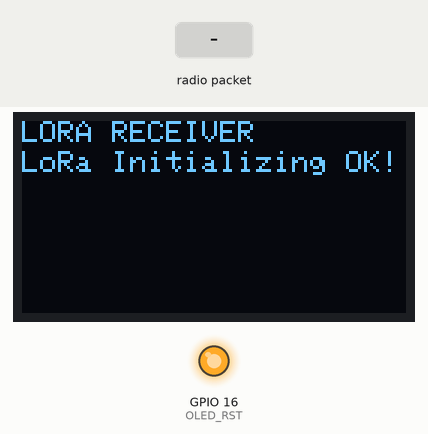
The sketch below on a simulated ESP32. On the bench: 128×64 one-colour display, output pins drawn as LEDs (lit = HIGH). The inputs (shaded band) are chosen by the test bench. No radio packets arrive unless stated; what the sketch prints to the serial monitor is not drawn.

Above: at 1.3 s.
1.4 s: radio packet "1" arrives
At 2.9 s:
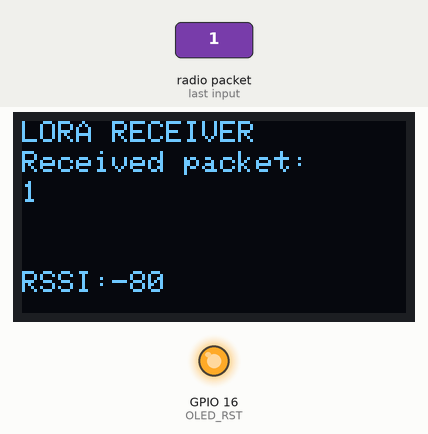
3.9 s: radio packet "0" arrives
At 6.0 s:
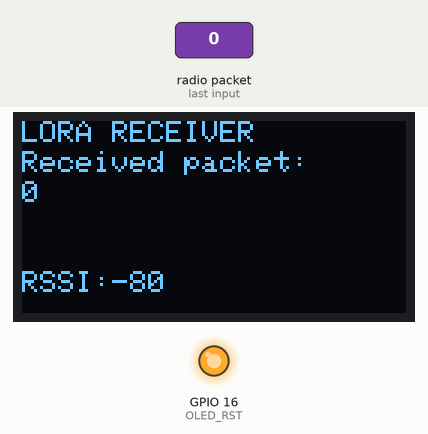
6.4 s: radio packet "2" arrives
Timing chart, 0 to 9.4 s (numbered marks = the images above; inputs shaded):
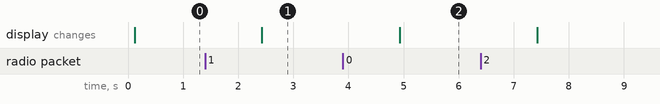

The sketch:

esp32_lora_example.ino
```cpp
/*********
  Rui Santos
  Complete project details at https://RandomNerdTutorials.com/ttgo-lora32-sx1276-arduino-ide/
*********/

//Libraries for LoRa
#include <SPI.h>
#include <LoRa.h>

//Libraries for OLED Display
#include <Wire.h>
#include <Adafruit_SSD1306.h>
#include "Adafruit_SHT31.h"

//define the pins used by the LoRa transceiver module
#define SCK 5
#define MISO 19
#define MOSI 27
#define SS 18
#define RST 14
#define DIO0 26

//433E6 for Asia
//866E6 for Europe
//915E6 for North America
#define BAND 866E6

//OLED pins
#define OLED_SDA 4
#define OLED_SCL 15
#define OLED_RST 16
#define SCREEN_WIDTH 128 // OLED display width, in pixels
#define SCREEN_HEIGHT 64 // OLED display height, in pixels

// SHT31:
// SCL = 15, SDA = 4; same as with the OLED
// Default I2C address: 0x44

//packet counter
int counter = 0;

Adafruit_SSD1306 display(SCREEN_WIDTH, SCREEN_HEIGHT, &Wire, OLED_RST);
Adafruit_SHT31 sht31 = Adafruit_SHT31();
String LoRaData;

#define LORA_SENDER 0
#define LORA_RECEIVER 1

#if (1 == LORA_SENDER) && (1 == LORA_RECEIVER)
#error board can't be both a sender and receiver
#endif

#if (LORA_SENDER)
void setup() {
    //initialize Serial Monitor
    Serial.begin(115200);
    Serial.println("LoRa Sender Test");

    //reset OLED display via software
    pinMode(OLED_RST, OUTPUT);
    digitalWrite(OLED_RST, LOW);
    delay(20);
    digitalWrite(OLED_RST, HIGH);

    //initialize OLED
    Wire.begin(OLED_SDA, OLED_SCL);
    if (!display.begin(SSD1306_SWITCHCAPVCC, 0x3c, false, false)) { // Address 0x3C for 128x32
        Serial.println(F("SSD1306 allocation failed"));
        for(;;); // Don't proceed, loop forever
    }

    display.clearDisplay();
    display.setTextColor(WHITE);
    display.setTextSize(1);
    display.setCursor(0,0);
    display.print("LORA SENDER ");
    display.display();

    //SPI LoRa pins
    SPI.begin(SCK, MISO, MOSI, SS);
    //setup LoRa transceiver module
    LoRa.setPins(SS, RST, DIO0);

    if (!LoRa.begin(BAND)) {
        Serial.println("Starting LoRa failed!");
        while (1);
    }
    Serial.println("LoRa Initializing OK!");
    display.setCursor(0,10);
    display.print("LoRa Initializing OK!");
    display.display();

    // Initialize SHT31 (SCL=21, SDA=22)
    if (! sht31.begin(0x44)) {
        Serial.println("Couldn't find SHT31");
        while(1);
    }
    else {
        Serial.println("Found SHT31");
    }

    delay(2000);
}

void loop() {
    // Get measurement
    float t = sht31.readTemperature();
    float h = sht31.readHumidity();
    // Output measurement to OLED
    Serial.print("Temp *C = "); Serial.println(t);
    Serial.print("Hum. % = "); Serial.println(h);
    display.setCursor(0, 20);
    display.printf("temperature: %.2f *C", t);
    display.setCursor(0, 30);
    display.printf("humidity: %.2f %%", h);
    display.setCursor(0, 40);
    display.print("hello there!");
    display.display();

    delay(1000);
    Serial.print("Sending packet: ");
    Serial.println(counter);

    // Send LoRa packet to receiver
    LoRa.beginPacket();
    LoRa.print("hello ");
    LoRa.println(counter);
    LoRa.printf("t=%.2f\n", t);
    LoRa.printf("h=%.2f\n", h);
    LoRa.endPacket();

    display.clearDisplay();
    display.setCursor(0,0);
    display.println("LORA SENDER");
    display.setCursor(0,20);
    display.setTextSize(1);
    display.print("LoRa packet sent.");
    display.setCursor(0,30);
    display.print("Counter:");
    display.setCursor(50,30);
    display.print(counter);
    display.display();

    counter++;

    delay(10000);
}
#elif (LORA_RECEIVER)
void setup() {
    Serial.begin(115200);
    Serial.println("LoRa Receiver Test");

    // Reset OLED display via software
    pinMode(OLED_RST, OUTPUT);
    digitalWrite(OLED_RST, LOW);
    delay(20);
    digitalWrite(OLED_RST, HIGH);

    // Initialize I2C
    Wire.begin(OLED_SDA, OLED_SCL);

    // Initialize OLED
    if (!display.begin(SSD1306_SWITCHCAPVCC, 0x3c, false, false)) { // Address 0x3C for 128x32
        Serial.println(F("SSD1306 allocation failed"));
        for(;;); // Don't proceed, loop forever
    }

    display.clearDisplay();
    display.setTextColor(WHITE);
    display.setTextSize(1);
    display.setCursor(0,0);
    display.print("LORA RECEIVER ");
    display.display();

    // SPI LoRa pins
    SPI.begin(SCK, MISO, MOSI, SS);
    // Setup LoRa transceiver module
    LoRa.setPins(SS, RST, DIO0);

    if (!LoRa.begin(BAND)) {
        Serial.println("Starting LoRa failed!");
        while (1);
    }
    Serial.println("LoRa Initializing OK!");
    display.setCursor(0,10);
    display.println("LoRa Initializing OK!");
    display.display();
}

void loop() {
    // Try to parse packet
    int packetSize = LoRa.parsePacket();
    if (packetSize) {
    //received a packet
    Serial.print("Received packet ");

    // Read packet
    while (LoRa.available()) {
        LoRaData = LoRa.readString();
        Serial.print(LoRaData);
    }

    // Print RSSI of packet
    int rssi = LoRa.packetRssi();
    Serial.print(" with RSSI ");
    Serial.println(rssi);

    // Display information
    display.clearDisplay();
    display.setTextSize(1);
    display.setCursor(0,0);
    display.print("LORA RECEIVER");
    display.setCursor(0,10);
    display.print("Received packet:");
    display.setCursor(0,20);
    display.print(LoRaData);
    display.setCursor(0,50);
    display.print("RSSI:");
    display.setCursor(30,50);
    display.print(rssi);
    display.display();
    }
}
#else
void setup() {
    #error Neither a sender nor a receiver
}

void loop() {

}
#endif
```

Measured:
- after the input at 1.4 s, the display: changes after 1.0 s (image 1)
- after the input at 3.9 s, the display: changes after 1.0 s (image 2)
